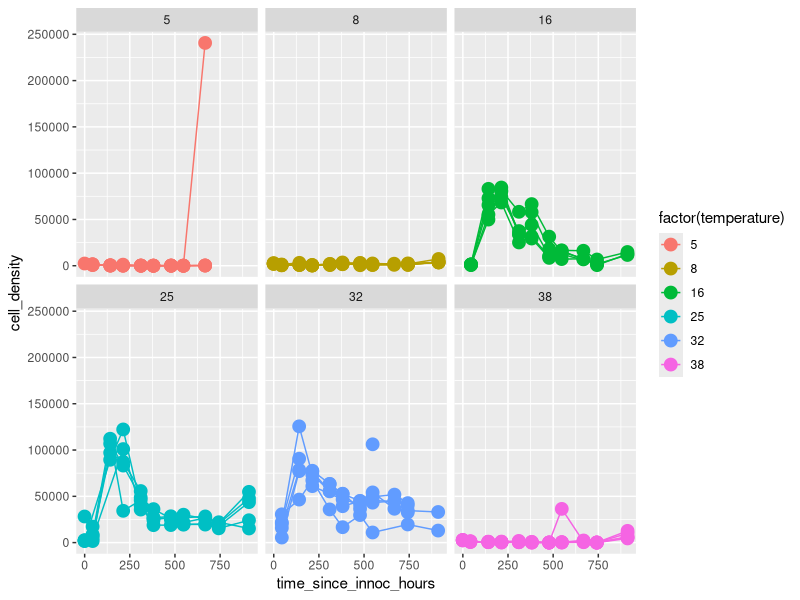
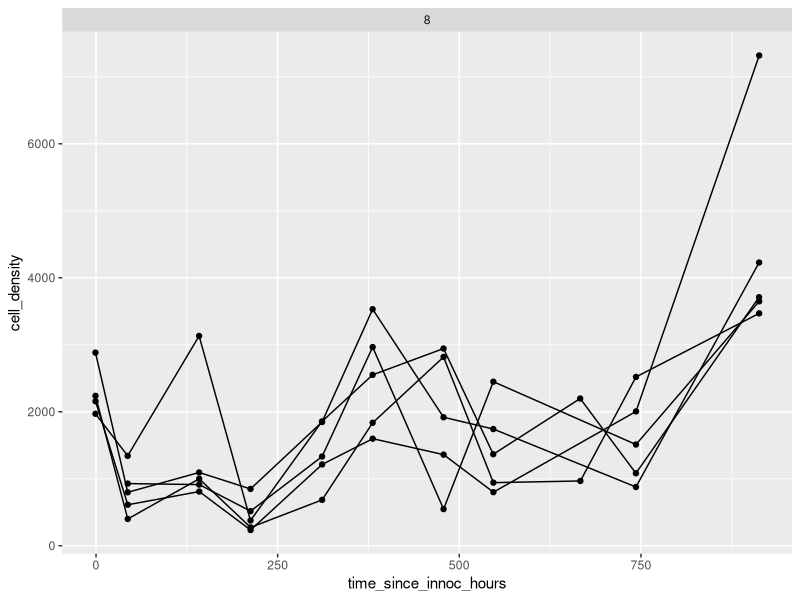

Reproduce these figures in R, in order.
#### plotting the J-TEMP data

library(tidyverse)
library(plotrix)

jtemp <- read_csv("data-processed/Jtemp_CR_all.csv")

jtemp %>%
	filter(species == "CR", temperature != 35) %>% 
	group_by(temperature, rep) %>%
	ggplot(aes(x = time_since_innoc_hours, group = rep, y = cell_density, color = factor(temperature))) + geom_point(size = 4) +
	geom_line() + 
	facet_wrap( ~ temperature)

jtemp %>% 
	filter(temperature == 8, species == "CR") %>%
	group_by(rep) %>% 
	ggplot(data = ., aes(x = time_since_innoc_hours, group = factor(rep), y = cell_density)) +
	# geom_point(size = 4) +
	geom_point() + 
	geom_line() +
	facet_wrap( ~ temperature)
	